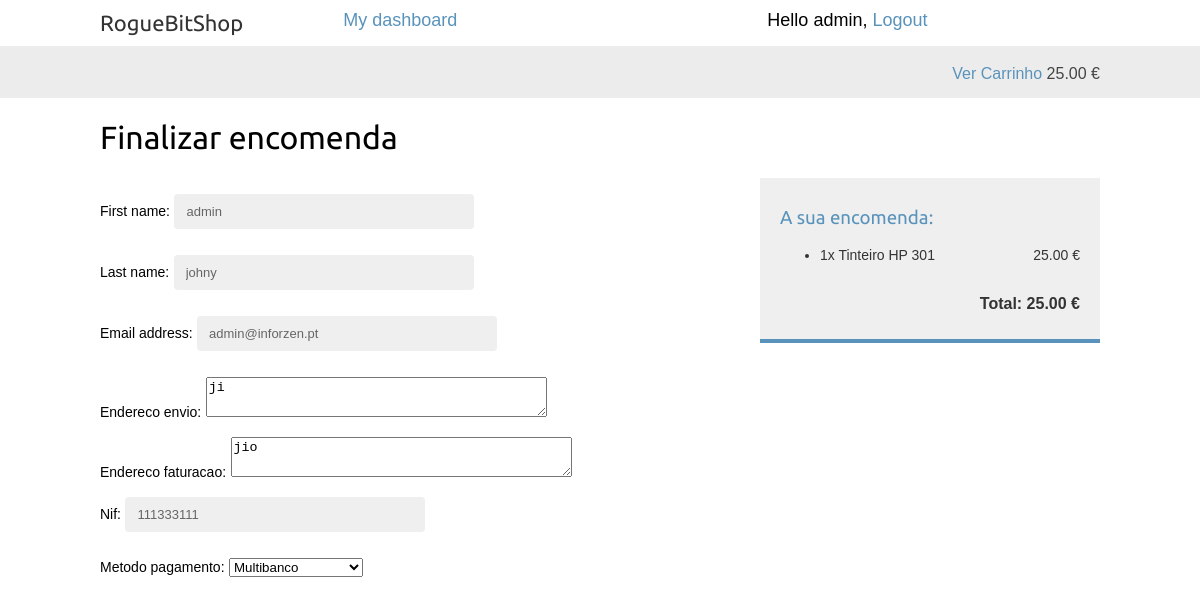
Screenshot of /orders/create/ (signed in) with the database file from the repository.
### cart/models.py (models this page shows, shortened)
class Carrinho(models.Model):
    utilizador = models.ForeignKey(User, on_delete=models.CASCADE, null=True, blank=True)
    total = models.DecimalField(default=0.00, max_digits=10, decimal_places=2)
    criado = models.DateTimeField(auto_now_add=True)
    atualizado = models.DateTimeField(auto_now=True)

class Item(models.Model):
    produto = models.ForeignKey(Produto, on_delete=models.CASCADE, null=True)
    carrinho = models.ForeignKey(Carrinho, on_delete=models.CASCADE, null=True)
    quantidade = models.PositiveIntegerField()
    class Meta:
        unique_together = ('produto', 'carrinho')
    def get_total_price(self):
        return self.produto.preco * self.quantidade

### shop/models.py (models this page shows, shortened)
class Produto(models.Model):
    subcategoria = models.ForeignKey(SubCategoria, on_delete=models.CASCADE)
    nome = models.CharField(max_length=200, db_index=True)
    slug = models.SlugField(max_length=200, db_index=True)
    imagem = models.ImageField(upload_to='products/%Y/%m/%d', blank=True)
    descricao = models.TextField(max_length=300, blank=True)
    preco = models.DecimalField(max_digits=10, decimal_places=2)
    stock = models.PositiveIntegerField()
    disponivel = models.BooleanField(default=True)
    criado = models.DateTimeField(auto_now_add=True)
    atualizado = models.DateTimeField(auto_now=True)
    class Meta:
        ordering = ('nome',)
        index_together = (('id', 'slug'),)

class Perfil(models.Model):
    metodo_pagamento = models.ForeignKey(MetodoPagamento, default=1, on_delete=models.CASCADE)
    utilizador = models.OneToOneField(User)
    endereco_envio = models.TextField(max_length=100, blank=True)
    endereco_faturacao = models.TextField(max_length=100, blank=True)
    nif = models.CharField(max_length=11, blank=True)
    data_nascimento = models.DateField(blank=True, null=True)
    foto = models.ImageField(upload_to='utilizadores/%Y/%m/%d', blank=True)

class MetodoPagamento(models.Model):
    metodo_pagamento = models.TextField(max_length=20, blank=True)
    taxa_metodo = models.DecimalField(max_digits=3, decimal_places=2)
    def __str__(self):
        return '{}'.format(self.metodo_pagamento)

### orders/views.py (the view)
def order_create(request):
    stripe.api_key = settings.STRIPE_SECRET_KEY
    utilizador = request.user
    perfil = Perfil.objects.filter(utilizador=utilizador).last()
    carrinho = Carrinho.objects.filter(utilizador=utilizador).last()
    itens_carrinho = Item.objects.filter(carrinho=carrinho)
    valor_total_pagamento = int(carrinho.total * 100)
    flag_required = 0
    if request.method == 'POST':
        form = OrderCreateForm(request.POST)
        if form.is_valid():
            order = form.save()
            nr_de_encomenda = Order.objects.first()
            for item in itens_carrinho:
                OrderItem.objects.create(order=order,
                    produto=item.produto,
                    preco=item.get_total_price() , #preco total dos elementos da linha
                    quantidade=item.quantidade)
                item.produto.stock = item.produto.stock - item.quantidade
                item.produto.save()
                send_mail('ENCOMENDA REALIZADA nr ' + str(nr_de_encomenda) + ' na RogueBit Shop',
                          'ENCOMENDA REALIZADA nr ' + str(nr_de_encomenda),
                          'geral@inforzen.pt',
                          ['manuelseromenho@gmail.com']) #[utilizador.email]
                string_subject_empresa = 'ENCOMENDA REALIZADA nr ' + str(nr_de_encomenda) + ' na RogueBit Shop'
                string_email_empresa = 'ENCOMENDA REALIZADA nr ' \
                                       + str(nr_de_encomenda) + ' pelo/a cliente ' + utilizador.first_name + ' ' \
                                       + utilizador.last_name + ' com a morada de entrega: ' + perfil.endereco_envio \
                                       + ' e morada de faturação: ' +  perfil.endereco_faturacao
                send_mail(string_subject_empresa, string_email_empresa,'postmaster@sandbox5e65addc56f44613bc8755aa1da8e3d4.mailgun.org',
                          ['geral@inforzen.pt'])
                token = request.POST.get("stripeToken")
                try:
                    charge = stripe.Charge.create(
                        amount=valor_total_pagamento,
                        currency="eur",
                        source=token,
                        description=string_email_empresa
                    )
                except stripe.error.CardError as ce:
                    return False, ce
        carrinho.delete()
        user_form = UserCreateForm(
            instance=request.user,
            data=request.POST)
        perfil_form = PerfilCreateForm(
            instance=request.user.perfil,
            data=request.POST,
            files=request.FILES)
        if user_form.is_valid() and perfil_form.is_valid():
            user_form.save()
            perfil_form.save()
        return render(request,'orders/order/created.html',
                      {'order': order})
    else:
        form = OrderCreateForm()
        utilizador_form = UserCreateForm(instance=request.user)
        perfil_form = PerfilCreateForm(instance=request.user.perfil)
        return render(request,
            'orders/order/create.html',
            {'itens_carrinho': itens_carrinho,
             'form': form,
             'utilizador_form': utilizador_form,
             'perfil_form': perfil_form,
             'carrinho':carrinho,
             'utilizador':utilizador,
             'pk_stripe': settings.STRIPE_PUBLIC_KEY,
             'valor_total_pagamento': valor_total_pagamento})

### orders/forms.py
class OrderCreateForm(forms.ModelForm):
    class Meta:
        model = Order
        fields = ['first_name', 'last_name', 'email', 'endereco_envio','endereco_faturacao', 'nif','metodo_pagamento']

class UserCreateForm(forms.ModelForm):
    class Meta:
        model = User
        fields = ('first_name','last_name','email')

### shop/context_processors.py (called while the page is built)
def total_on_base(request):
    utilizador = request.user
    if utilizador.is_authenticated():
        if not Carrinho.objects.filter(utilizador=utilizador):
            total_on_base = 0
        else:
            carrinho = Carrinho.objects.filter(utilizador=utilizador).last()
            total_on_base = carrinho.total
    else:
        total_on_base = 0
    return {'total_on_base': total_on_base}

### orders/templates/orders/order/create.html (shortened to what this page needs)
{% extends "shop/base.html" %}
{% block content %}
    <h1>Finalizar encomenda</h1>
    <div class="order-info">
        <h3>A sua encomenda:</h3>
        <ul>
            {% for item in itens_carrinho %}
                <li>
                    {{ item.quantidade }}x {{ item.produto.nome }}
                    <span>{{ item.get_total_price}} €</span>
                </li>
            {% endfor %}
        </ul>
        <p>Total: {{ carrinho.total }} €</p>
    </div>
    <form action="." method="post" class="order-form">
        {{ utilizador_form.as_p }}
        {{ perfil_form.as_p }}
    </form>
{% endblock %}

### shop/templates/shop/base.html (shortened to what this page needs)
{% load static %}
<html>
    <head>
        <link href="{% static "css/base.css" %}" rel="stylesheet">
    </head>
    <body>
        <div id="header">
            <a href="/shop" class="logo">RogueBitShop</a>
            <div>
                {% if request.user.is_authenticated %}
                    <a href="{% url "shop:dashboard" %}">My dashboard</a>
                    <span>Hello {{ request.user.first_name }},</span>
                    <a href="{% url "shop:loggedout" %}">Logout</a>
                {% else %}
                    <a href="{% url "shop:login" %}">Log-in</a>
                    <span style="display:inline-block; width: 2%;"></span><a href = "{% url "shop:register" %}"> Registar </a>
                {% endif %}
            </div>
        </div>
        <div id="subheader">
            <div class="cart">
                {% if request.user.is_authenticated %}
                    <a href="{% url "cart:mostrar_carrinho" %}">Ver Carrinho</a>
                    {{ total_on_base }} €
                {% endif %}
            </div>
        </div>
        <div id="content">
            {% block content %}
            {% endblock %}
        </div>
    </body>
</html>

### shop/static/css/base.css (style rules this page uses)
body { margin:0; padding:0; font-family:helvetica, sans-serif; }
h1, h2, h3, h4, h5 , h6 { font-family: 'Ubuntu', sans-serif; font-weight:normal; }
a { text-decoration:none; color:#5993bb; }
form p label, form p input { clear:both; }
form p label { font-size:14px; padding-bottom:4px; }
form p input { width:300px; font-size:13px; margin-bottom:10px; padding:10px 12px; border:0; background:#efefef; color:#666; border-radius:4px; }
#header { padding:10px 100px; font-size:18px; overflow:auto; }
#subheader { background:#ececec; color:#444; padding:15px 100px; overflow:auto; }
#header .logo { font-family: 'Ubuntu', sans-serif; float:left; color:#333; font-size:22px; margin-right:10%; }
#subheader .cart { float:right; padding-top:4px; }
#content { padding:0 100px; overflow:hidden; }
textarea { height:3em; }
.order-form { float:left; }
.order-info { float:right; width:300px; background:#efefef; padding:10px 20px; color:#333; border-bottom:4px solid #5993bb; }
.order-info h3 { color:#5993bb; }
.order-info ul li { margin:0; padding:0; font-size:14px; }
.order-info p { font-weight:bold; float:right; }
.order-info span { float:right; }

### rows the page displays
Carrinho: total "25.00"
Item: quantidade "1", produto.nome "Tinteiro HP 301", get_total_price "25.00"
Perfil: endereco_envio "ji", endereco_faturacao "jio", nif "111333111"
MetodoPagamento: metodo_pagamento "Multibanco"

### other values shown
{{ request.user.first_name }} "admin"
